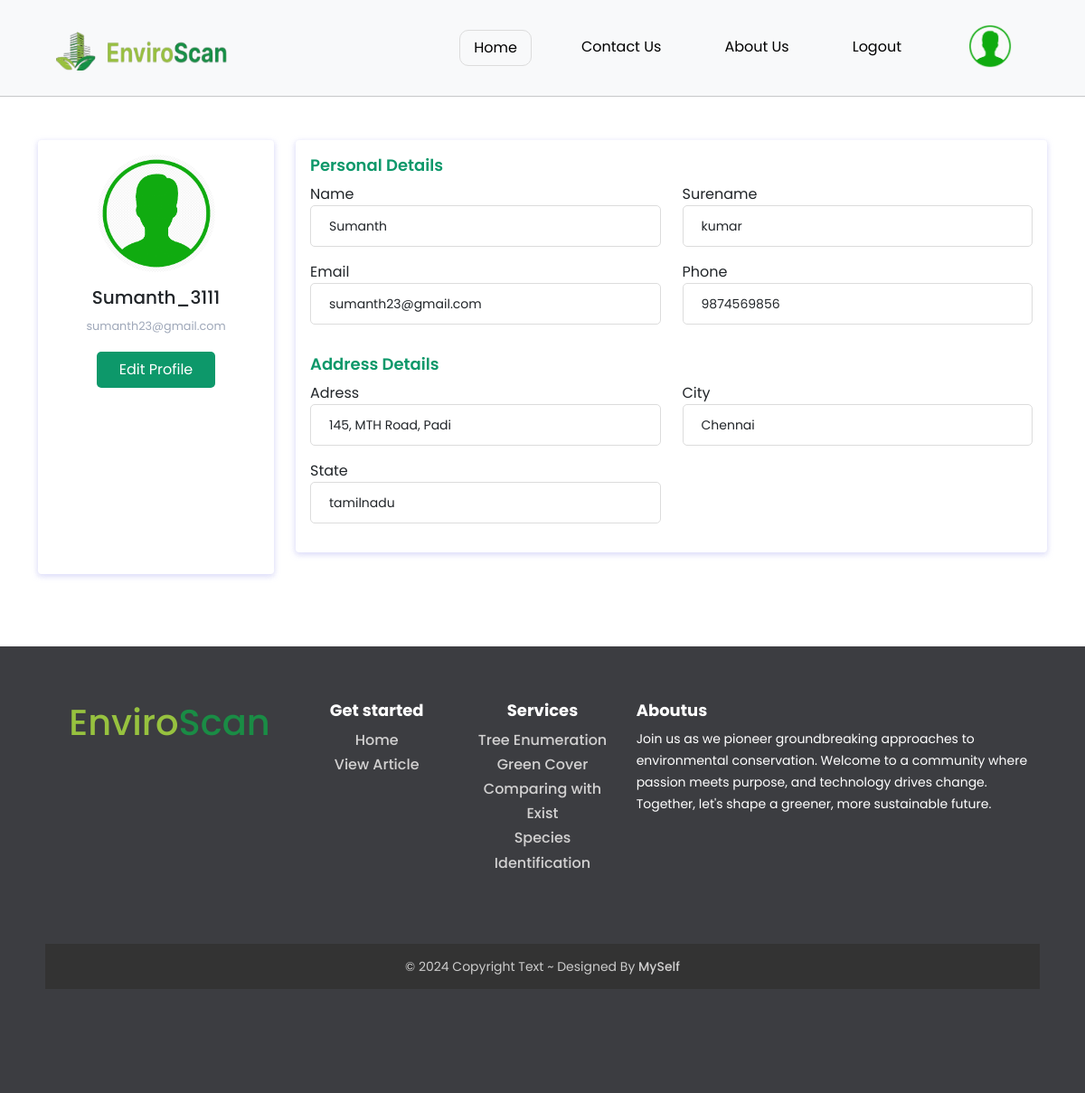
Page /user-profile (signed in) on the committed database.
### app.py (models this page shows, shortened)
class userdetails(db.Model):
    username=db.Column("username",db.String(100),primary_key=True)
    password=db.Column("password",db.String(100))
    name=db.Column("name",db.String(100))
    surename=db.Column("surename",db.String(100))
    phone_no=db.Column("phone_no",db.Integer())
    email=db.Column("email",db.String(100))
    address=db.Column("address",db.String(100))
    city=db.Column("city",db.String(100))
    state=db.Column("state",db.String(100))

### app.py (the view)
@app.route('/user-profile')
def userprofile():
    if "user" in session:
        user=session["user"]
        print(user)
        user_username=userdetails.query.filter_by(username=user).first()
        return render_template("User-profile.html",user=user_username.username,username=user_username.username,password=user_username.password,name=user_username.name,surename=user_username.surename,phone_no=user_username.phone_no,email=user_username.email,address=user_username.address,city=user_username.city,state=user_username.state)
    else:
        return redirect(url_for("signup"))

### templates/User-Profile.html (shortened to what this page needs)
{% extends "base2.html"%} {% block title %}User-Profile-{{name}}{% endblock %}
{% block content %}
<div class="container my-5">
  <div class="row gutters">
    <div class="col-xl-3 col-lg-3 col-md-12 col-sm-12 col-12">
      <div class="card h-100">
        <div class="card-body">
          <div class="account-settings">
            <div class="user-profile">
              <div class="user-avatar">
                <img src="/static/userimage.png" alt="Maxwell Admin" />
              </div>
              <h5 class="user-name">{{username}}</h5>
              <h6 class="user-email">{{email}}</h6>
              <a href="/useredirprofile/{{username}}">
                <button
                  type="button"
                  id="submit"
                  name="submit"
                  class="btn btn-secondary my-3"
                  style="
                    padding: 8px 25px;
                    background: #0d986a;
                    border-radius: 5px;
                    border: none;
                  "
                >
                  Edit Profile
                </button>
              </a>
            </div>
          </div>
        </div>
      </div>
    </div>
    <div class="col-xl-9 col-lg-9 col-md-12 col-sm-12 col-12">
      <form method="post">
        <div class="card h-100">
          <div class="card-body">
            <div class="row gutters">
              <div class="col-xl-12 col-lg-12 col-md-12 col-sm-12 col-12">
                <h6 class="mb-2 font-weight-bold" id="titlee">
                  Personal Details
                </h6>
              </div>
              <div class="col-xl-6 col-lg-6 col-md-6 col-sm-6 col-12">
                <div class="form-group">
                  <label for="fullName">Name</label>
                  {%if flage!='edit'%}
                  <p>{{name}}</p>
                  {%endif%}
                </div>
              </div>
              <div class="col-xl-6 col-lg-6 col-md-6 col-sm-6 col-12">
                <div class="form-group">
                  <label for="website">Surename</label>
                  {%if flage!='edit'%}
                  <p>{{surename}}</p>
                  {%endif%}
                </div>
              </div>
              <div class="col-xl-6 col-lg-6 col-md-6 col-sm-6 col-12">
                <div class="form-group">
                  <label for="eMail">Email</label>
                  {%if flage!='edit'%}
                  <p>{{email}}</p>
                  {%endif%}
                </div>
              </div>
              <div class="col-xl-6 col-lg-6 col-md-6 col-sm-6 col-12">
                <div class="form-group">
                  <label for="phone">Phone</label>
                  {%if flage!='edit'%}
                  <p>{{phone_no}}</p>
                  {%endif%}
                </div>
              </div>
            </div>
            <div class="row gutters">
              <div class="col-xl-12 col-lg-12 col-md-12 col-sm-12 col-12">
                <h6 class="mt-3 mb-2 font-weight-bold" id="titlee">
                  Address Details
                </h6>
              </div>
              <div class="col-xl-6 col-lg-6 col-md-6 col-sm-6 col-12">
                <div class="form-group">
                  <label for="Street">Adress</label>
                  {%if flage!='edit'%}
                  <p>{{address}}</p>
                  {%endif%}
                </div>
              </div>
              <div class="col-xl-6 col-lg-6 col-md-6 col-sm-6 col-12">
                <div class="form-group">
                  <label for="ciTy">City</label>
                  {%if flage!='edit'%}
                  <p>{{city}}</p>
                  {%endif%}
                </div>
              </div>
              <div class="col-xl-6 col-lg-6 col-md-6 col-sm-6 col-12">
                <div class="form-group">
                  <label for="sTate">State</label>
                  {%if flage!='edit'%}
                  <p>{{state}}</p>
                  {%endif%}
                </div>
              </div>
            </div>
          </div>
        </div>
      </form>
    </div>
  </div>
</div>
{% endblock %}

### static/footer.css (style rules this page uses)
.mdl-accordion, .mdl-button, .mdl-card, .mdl-checkbox, .mdl-dropdown-menu, .mdl-icon-toggle, .mdl-item, .mdl-radio, .mdl-slider, .mdl-switch, .mdl-tabs__tab, a { -webkit-tap-highlight-color: transparent; -webkit-tap-highlight-color: rgba(255, 255, 255, 0); }
h1, h2, h3, h4, h5, h6, p { padding: 0; }
h6, p { font-weight: 400; line-height: 24px; }
p { font-size: 14px; letter-spacing: 0; margin: 0 0 16px; }
a { color: #ffab40; font-weight: 500; }

### static/signup.css (style rules this page uses)
* { font-family: Poppins; margin: 0px; padding: 0; }
body { margin: 0; padding: 0; }

### static/User-profile.css (style rules this page uses)
.account-settings .user-profile { margin: 0 0 1rem; padding-bottom: 1rem; text-align: center; }
.account-settings .user-profile .user-avatar { margin: 0 0 1rem; }
.account-settings .user-profile .user-avatar img { width: 130px; height: 130px; -moz-border-radius: 100px; border-radius: 100px; }
.account-settings .user-profile h5.user-name { margin: 0 0 0.5rem; }
.account-settings .user-profile h6.user-email { margin: 0; font-size: 0.8rem; font-weight: 400; color: #9fa8b9; }
.form-group p { border: 1px solid gainsboro; padding: 10px 20px; border-radius: 5px; }
#titlee { color: #0d986a; font-weight: 600; font-size: 18px; }
.card { background: #fff; -moz-border-radius: 5px; border-radius: 5px; border: 0; margin-bottom: 1rem; }

### static/nav-bar.css (style rules this page uses)
* { font-family: Poppins; margin: 0px; padding: 0px; }

### static/loginpage.css (style rules this page uses)
body { margin: 0; padding: 0; }
* { font-family: Poppins; margin: 0px; padding: 0px; }

### static/aboutus.css (style rules this page uses)
* { font-family: Poppins; margin: 0px; padding: 0px; }

### static/viewarticle.css (style rules this page uses)
.card { background: #fff; transition: 0.5s; width: 100%; box-shadow: 0 1px 2px 0 rgb(0 0 0 / 10%); }
.card { position: relative; display: flex; flex-direction: column; min-width: 0; word-wrap: break-word; background-color: #fff; background-clip: border-box; border: 0 solid transparent; border-radius: 0.25rem; margin-bottom: 1.5rem; box-shadow: 0 2px 6px 0 rgb(218 218 253 / 65%), 0 2px 6px 0 rgb(206 206 238 / 54%); }
* { box-sizing: border-box; }
:root { --swiper-theme-color: #007aff; --swiper-navigation-size: 44px; }

### rows in the picture
userdetails: username "Sumanth_3111", email "sumanth23@gmail.com", name "Sumanth", surename "kumar", phone_no "9874569856", address "145, MTH Road, Padi", city "Chennai", state "tamilnadu"
